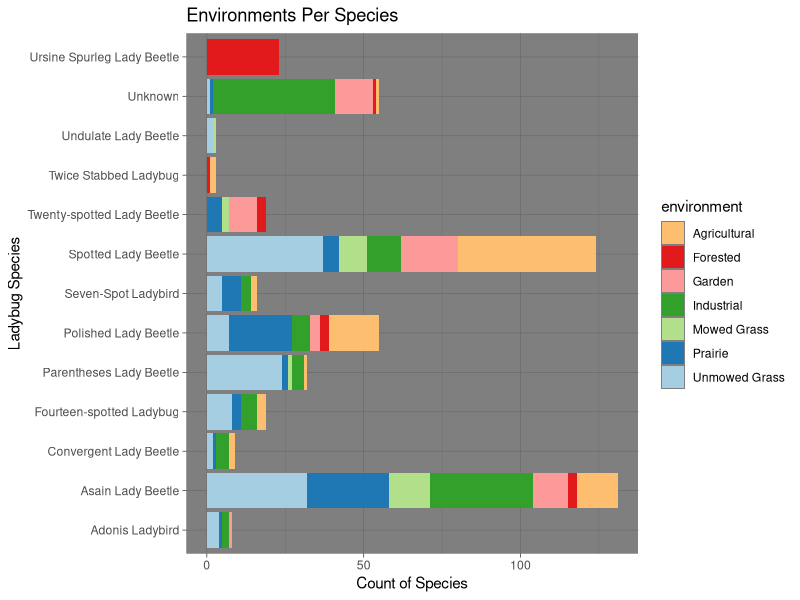
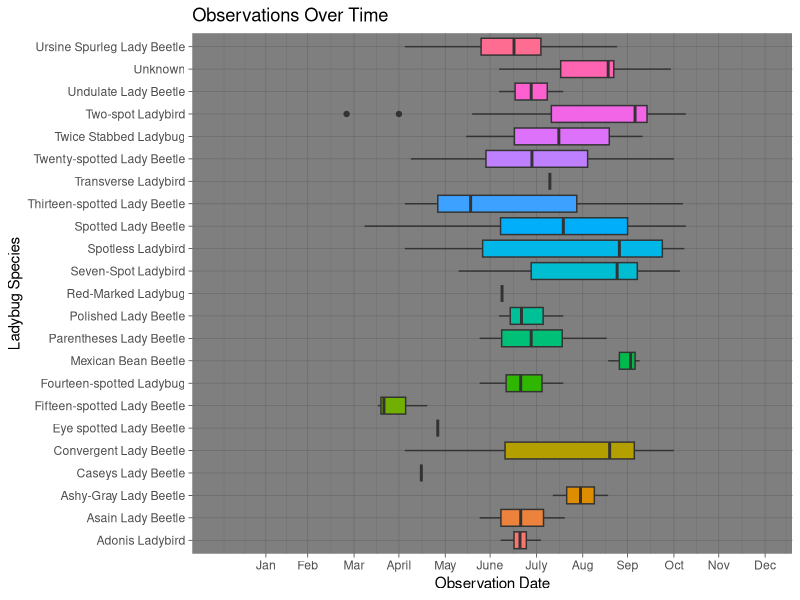
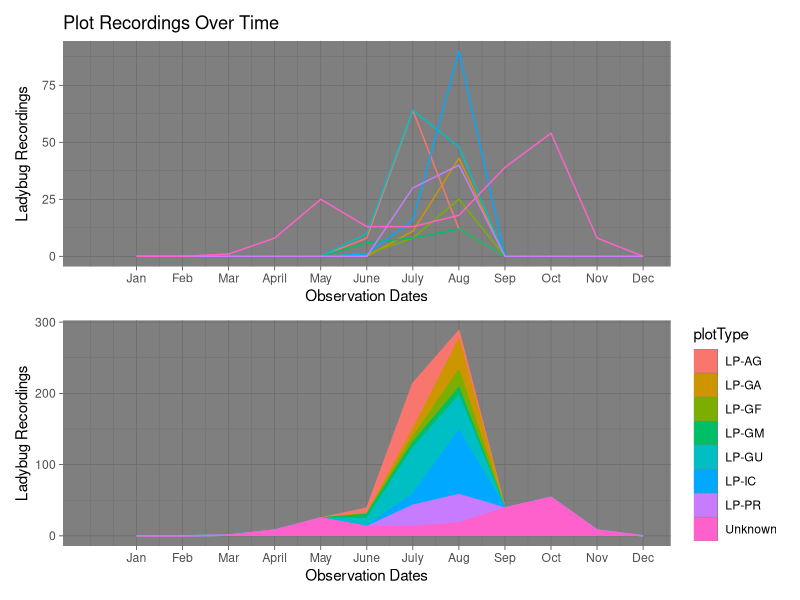

Write the R code that produced these figures, in order.
library(tidyverse)
library(patchwork)
library(party)
library(magrittr)
rm(list = ls())

df_clean_ladybug_analysis <- read.csv("Data/Clean/Ladybug.csv",) %>%
  mutate(eventDate = as.Date(eventDate))
df_clean_ladybug_species_analysis <- read.csv("Data/Clean/LadybugSpecies.csv")

# Removing all possibilities of scientific notation for ticks
options(scipen = 999)

#Joining csv files
df_joined_ladybug_dataframes <- df_clean_ladybug_analysis %>%
  left_join(df_clean_ladybug_species_analysis, by =c("catalogNumber")) %>%
  mutate(plotType = ifelse(is.na(plotType), "Unknown", plotType))

# start of creating a stacked bar chart to display the proportion
# of each species that were found in the surveyed environments
df_species_plotTypes <- df_joined_ladybug_dataframes %>%
  select(commonName, plotType) %>%
  group_by(commonName, plotType) %>%
  summarise(speciesCount = length(commonName)) %>%
  #Renaming all plotTypes to what environment they are measuring
  mutate(environment = if_else(plotType == "LP-AG", "Agricultural","Unknown")) %>%
  mutate(environment = if_else(plotType == "LP-GA", "Garden",environment)) %>%
  mutate(environment = if_else(plotType == "LP-GF", "Forested",environment)) %>%
  mutate(environment = if_else(plotType == "LP-GM", "Mowed Grass",environment)) %>%
  mutate(environment = if_else(plotType == "LP-GU", "Unmowed Grass",environment)) %>%
  mutate(environment = if_else(plotType == "LP-IC", "Industrial",environment)) %>%
  mutate(environment = if_else(plotType == "LP-PR", "Prairie",environment)) %>%
  filter(plotType != "Unknown")

# bar is created with the help of
# geom_col() and ggplot() function
plotType_by_species_ggp <- (ggplot(df_species_plotTypes, aes(commonName, speciesCount, fill = environment)) +   
  geom_col(stat = "identity") +
  scale_fill_brewer(palette = "Paired", direction = -1) +
  theme_dark() +
  coord_flip() +
  labs(title = "Environments Per Species", x = "Ladybug Species", y = "Count of Species")) %T>%
  plot()

# start of boxplot which will show in what months the largest 
# proportion of a species population was found
df_species_months <- df_joined_ladybug_dataframes %>%
  select(eventDate,commonName) %>%
  group_by(commonName, eventDate) %>%
  summarise(speciesCount = length(commonName))

# boxplot is created with the help of 
# geom_boxplot() and ggplot()
species_months_ggp <- (ggplot(df_species_months, aes(commonName, lubridate::yday(x = eventDate), fill = commonName)) +   
  geom_boxplot(stat = "boxplot", position = "dodge2", show.legend = FALSE) +
  theme_dark() + 
  scale_y_continuous(limits = c(0, 365),
                     breaks = c(31, 59, 90, 120, 151, 181, 212, 243, 273, 304, 334, 365), 
                     labels = c("Jan", "Feb", "Mar", "April", "May", "June", "July", "Aug", "Sep", "Oct", "Nov", "Dec")) +
  coord_flip() +
  labs(title = "Observations Over Time", x = "Ladybug Species", y = "Observation Date")) %T>%
  plot()

# start of line charts that will show how each environment was
# performing during the course of its use by using ggplot()
# geom_line()

df_month_placeholder <- as.data.frame(c(1:12)) %>%
  cbind(0)

colnames(df_month_placeholder) <- c('month', 'countMonth')

df_plotType_months <- as.data.frame(cbind(c("LP-AG", "LP-GA", "LP-GF","LP-GM", "LP-GU", "LP-IC", "LP-PR", "Unknown"))) %>%
  slice(rep(1:n(), each = 12)) %>%
  cbind(c(1:96)) %>%
  rename(month = "c(1:96)") %>% 
  rename(plotType = "V1") %>%
  mutate(month = 1 + as.integer(month) %% 12) %>%
  arrange(plotType, month)

df_month_activity <- df_joined_ladybug_dataframes %>%
  select(plotType, eventDate) %>%
  mutate(month = lubridate::month(eventDate)) %>%
  group_by(plotType, month) %>%
  summarise(countMonth = length(eventDate))

df_plotType_months_activity <- df_plotType_months %>%
  left_join(df_month_activity, by = c("plotType", "month")) %>%
  mutate(countMonth = replace_na(countMonth, 0))

plotType_activity_line <- (ggplot(df_plotType_months_activity, aes(x = month, y = countMonth, color = plotType))  +
  geom_line(show.legend = FALSE) +
  scale_x_continuous(limits = c(0, 12),
                     breaks = c(1,2,3,4,5,6,7,8,9,10,11,12), 
                     labels = c("Jan", "Feb", "Mar", "April", "May", "June", "July", "Aug", "Sep", "Oct", "Nov", "Dec")) +
  theme_dark() +
  labs(title = "Plot Recordings Over Time", x = "Observation Dates", y = "Ladybug Recordings")) 

plotType_activity_area <- (ggplot(df_plotType_months_activity, aes(x = month, y = countMonth, color = plotType))  +
                            geom_area(aes(fill = plotType)) +
                            scale_x_continuous(limits = c(0, 12),
                                               breaks = c(1,2,3,4,5,6,7,8,9,10,11,12), 
                                               labels = c("Jan", "Feb", "Mar", "April", "May", "June", "July", "Aug", "Sep", "Oct", "Nov", "Dec")) +
                            theme_dark() +
                            labs(y = "Ladybug Recordings", x = "Observation Dates", legend = "Plot Type"))

plot(plotType_activity_line / plotType_activity_area) 


# t test to see if the plotType had an any discernible impact
# on how many ladybugs they were able to find during their studies
df_count_plotType <- df_joined_ladybug_dataframes %>%
  select(plotType) %>%
  group_by(plotType) %>%
  summarise(countPlotType = length(plotType)) %>%
  filter(plotType != "Unknown")

t.test(df_count_plotType$countPlotType)
